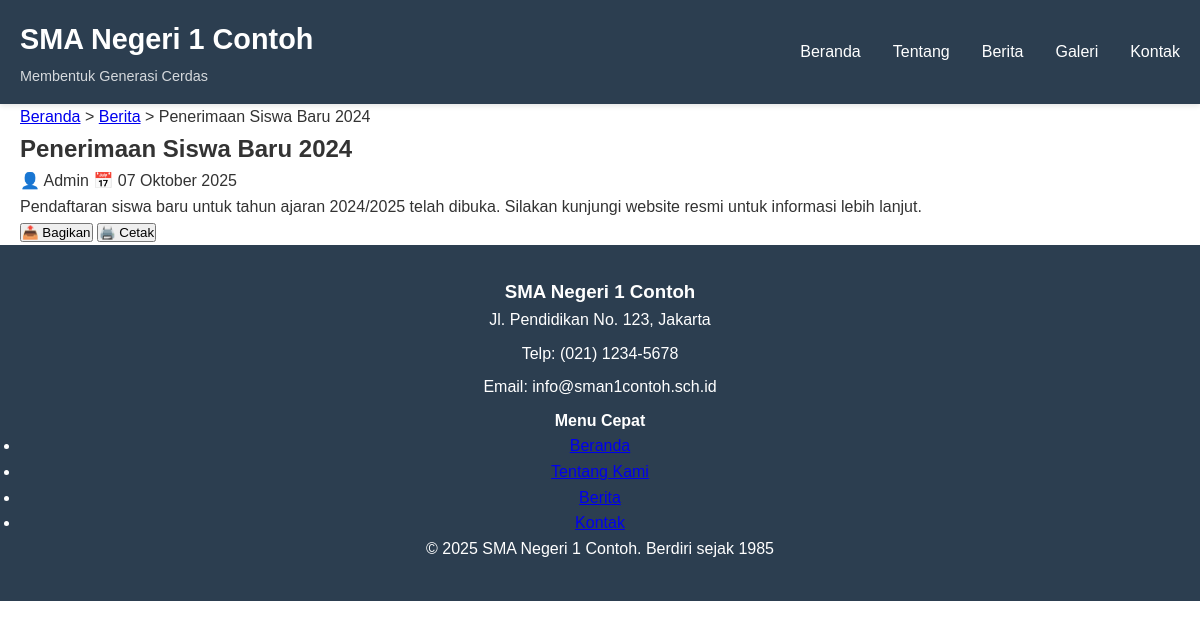
/news-detail.php?id=1, run on the app's committed database.
### tables this page shows
CREATE TABLE news (
    id INT AUTO_INCREMENT PRIMARY KEY,
    title VARCHAR(255) NOT NULL,
    content TEXT NOT NULL,
    author VARCHAR(100) NOT NULL,
    created_at TIMESTAMP DEFAULT CURRENT_TIMESTAMP,
    updated_at TIMESTAMP DEFAULT CURRENT_TIMESTAMP ON UPDATE CURRENT_TIMESTAMP,
    status ENUM('draft', 'published') DEFAULT 'published'
);

### config/functions.php (called while the page is built, shortened)
<?php
function getNewsById($id) {
    $conn = getConnection();
    $query = "SELECT * FROM news WHERE id = :id AND status = 'published'";
    $stmt = $conn->prepare($query);
    $stmt->bindParam(':id', $id, PDO::PARAM_INT);
    $stmt->execute();
    return $stmt->fetch(PDO::FETCH_ASSOC);
}
function formatTanggal($date) {
    $bulan = [
        1 => 'Januari', 'Februari', 'Maret', 'April', 'Mei', 'Juni',
        'Juli', 'Agustus', 'September', 'Oktober', 'November', 'Desember'
    ];
    $timestamp = strtotime($date);
    $hari = date('d', $timestamp);
    $bulan_num = date('n', $timestamp);
    $tahun = date('Y', $timestamp);
    return $hari . ' ' . $bulan[$bulan_num] . ' ' . $tahun;
}
?>

### news-detail.php (the view, shortened to what this page needs)
<?php
require_once 'config/functions.php';
$news_id = isset($_GET['id']) ? (int)$_GET['id'] : 0;
$news = getNewsById($news_id);
include 'components/header.php';
?>
<main class="main-content">
    <article class="news-detail">
        <div class="container">
            <div class="breadcrumb">
                <a href="index.php">Beranda</a> >
                <a href="news.php">Berita</a> >
                <span><?php echo htmlspecialchars($news['title']); ?></span>
            </div>
            <header class="article-header">
                <h1><?php echo htmlspecialchars($news['title']); ?></h1>
                <div class="article-meta">
                    <span class="author">👤 <?php echo htmlspecialchars($news['author']); ?></span>
                    <span class="date">📅 <?php echo formatTanggal($news['created_at']); ?></span>
                </div>
            </header>
            <div class="article-content">
                <?php echo nl2br(htmlspecialchars($news['content'])); ?>
            </div>
            <div class="article-actions">
                <button onclick="shareArticle()" class="btn-share">📤 Bagikan</button>
                <button onclick="printArticle()" class="btn-print">🖨️ Cetak</button>
            </div>
        </div>
    </article>
</main>
<?php include 'components/footer.php'; ?>

### css/style.css (style rules this page uses)
* { margin: 0; padding: 0; box-sizing: border-box; }
body { font-family: 'Arial', sans-serif; line-height: 1.6; color: #333; }
.container { max-width: 1200px; margin: 0 auto; padding: 0 20px; }

### css/responsive.css (style rules this page uses)
@media (min-width: 1200px) { .container { max-width: 1400px; } }

### data on the page
news: title "Penerimaan Siswa Baru 2024", author "Admin", created_at "07 Oktober 2025", content "Pendaftaran siswa baru untuk tahun ajaran 2024/2025 telah dibuka. Silakan kunjungi website resmi untuk informasi lebih lanjut."

### other printed values
$site_title "SMA Negeri 1 Contoh"
$label "Beranda"
$label "Tentang"
$label "Berita"
$label "Galeri"
$label "Kontak"
$school_info['name'] "SMA Negeri 1 Contoh"
$school_info['address'] "Jl. Pendidikan No. 123, Jakarta"
$school_info['phone'] "(021) 1234-5678"
$school_info['email'] "info@sman1contoh.sch.id"
$school_info['established'] "1985"
